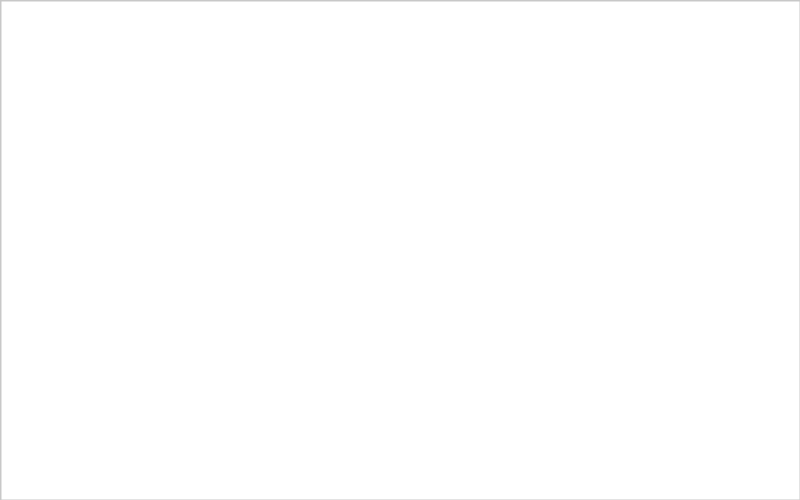
Frame 1 (no input)
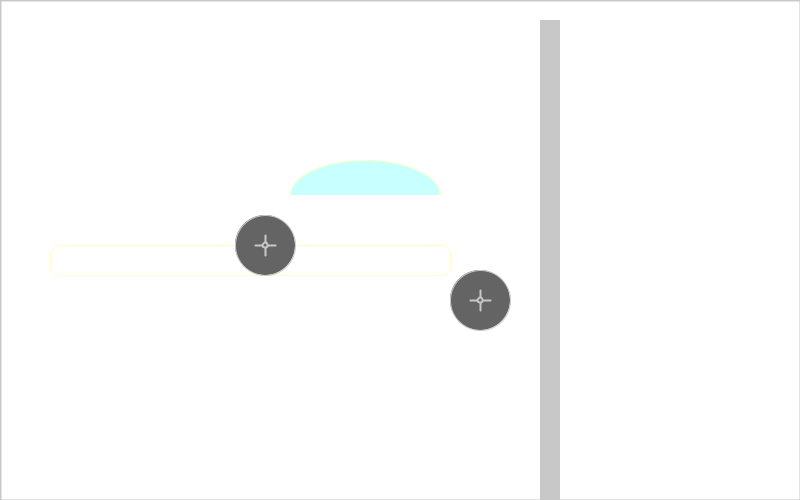
Frame 60 (the mouse pressed at the canvas centre just before this capture)
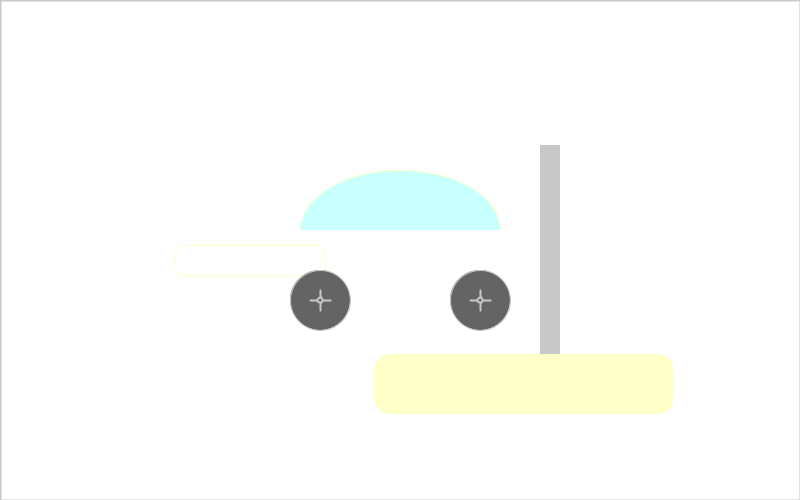
Frame 120 (the mouse held since frame 60 and released just before this capture)

The Processing sketch that drew these frames (run headless with seeded random() and noise(); from frame 60 on, the mouse is pressed at the canvas centre):

// Processing sketch: CarAssembly
// ── CarAssembly.pde
/*
  Name: Jessica Chen
  Teacher: M.Cruceanu / V.Krasteva
  Date: Saturday, December 19, 2020;
  Assignment: Small Animations, Animation 4
    • Car Assembly •
        various car parts will assembled in the middle
          They'll come flying in from different sides
        ONLY
          setup(), draw(), mybackground(), carAssembly()
*/




//Global Variables
//car
int bPos = 860; 
int ePos = 550;
int eHeight = 500; 
int lPos = -50;
int lWidth = 400;
int wheel1 = -50; 
int wheel2 = 550;
int gPos = -100; 
int gSize = 70; 
//to help
int bodyd = 30;
//background + similar
int b = 255;
int t = 0;


void setup(){
  size(800, 500);
}


void draw(){
  mybackground();
  if(eHeight==10){
    background(b=0);
    pushMatrix();
    translate(-400, -250);
    scale(2);
    carAssembly();
    popMatrix();
    t +=2;
  }
  else{
    carAssembly(); 
  }
  fill(0, 0, 0, t);
  rectMode(CORNERS);
  rect(0, 0, 800, 500);
  
  if(t>=255){
    fill(255);
    text("Program complete.", 100, 250);
  }
}




void mybackground(){
  background(b);
}
void carAssembly(){
  //CAR
  noStroke();
  rectMode(CENTER);
  fill(200);
  rect(ePos+280, ePos, 20, eHeight); //exhaust
  fill(255, 255, 200);
  rect(bPos+140, bPos, 300, 60, 20); //body
  strokeWeight(1);
  fill(200, 255, 255);
  stroke(255, 255, 200);
  arc(gPos+170, gPos, gSize+80, gSize, PI, TWO_PI); //glass
  fill(255);
  rect(lPos, lPos+10, lWidth, 30, 10); //light
  stroke(200);
  fill(100);
  ellipse(wheel1+20, wheel1, 60, 60); //left wheel
  ellipse(wheel2+180, wheel2, 60, 60); //right wheel
  strokeWeight(2);
  line(wheel1+10, wheel1, wheel1+30, wheel1); //wheel 1 details
  line(wheel1+20, wheel1-10, wheel1+20, wheel1+10); 
  ellipse(wheel1+20, wheel1, 5, 5);
  line(wheel2+170, wheel2, wheel2+190, wheel2); //wheel 2 details
  line(wheel2+180, wheel2-10, wheel2+180, wheel2+10);
  ellipse(wheel2+180, wheel2, 5, 5);
  
  //move them!!!
  if(ePos>270){
    ePos-=5;
  }
  if(bPos>260){
   bPos-=4; 
  }
  if(lPos<250){
   lPos+=6; 
  }
  if(gPos<230){
   gPos+=5; 
  }
  if(wheel1<300){
   wheel1+=5; 
  }
  if(wheel2>300){
   wheel2-=5; 
  }
  
  //fix them!!!
  if(wheel1==300){
    if(eHeight>10){
      eHeight-=5;
    }
    if(lWidth>20){
      lWidth-=5;
    }
    if(gSize<120){
     gSize+=1; 
    }   
  }
}
